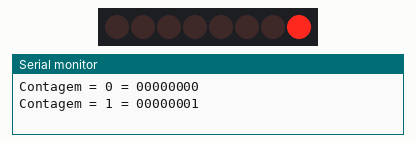
Simulated run of this sketch. Board: Arduino Uno, built with avr-gcc and run on an emulated ATmega328P. On the bench: 8 shift-register outputs drawn as a row of LEDs (first output left, lit = HIGH), the last lines printed to the serial monitor. Wiring (inferred from the names in the program): shift register (74HC595): data pin 5; shift clock pin 7; latch pin 6. Wiring (inferred from the signals the program sends): row of LEDs: on Q0, Q1, Q2, Q3, Q4, Q5, Q6, Q7.

Above: at 0.6 s.
At 5.1 s:
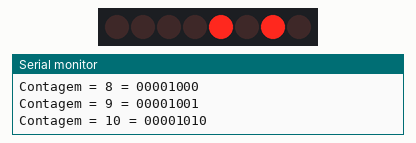
At 10.1 s:
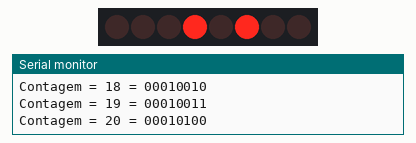
At 19.6 s:
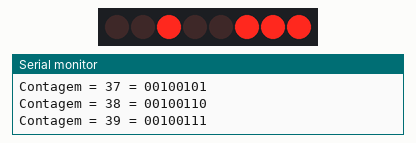
At 29.1 s:
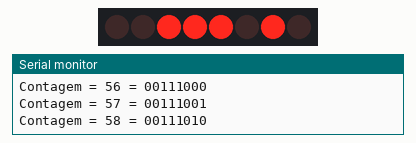
At 39.1 s:
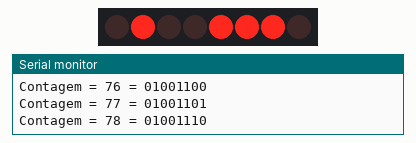
Timing chart, 0 to 40.0 s (numbered marks = the images above):
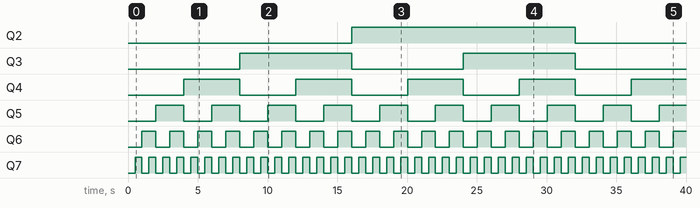

The sketch:

pratica5code2.ino
```cpp
#define pinoClock  7
#define pinoLatch  6
#define pinoData  5

int i,j, temp;
int digitosResto[8];
void setup() {
pinMode(pinoLatch, OUTPUT);
pinMode(pinoClock, OUTPUT);
pinMode(pinoData, OUTPUT);
Serial.begin(9600);


}

void loop()
{

	for(i = 0 ; i <= 255; i++)
	{
		digitalWrite(pinoLatch, LOW);

// envia dados nos pinos de saida a partir do bit menos significa
//tivo da variavel numeroOut no pinoData

		shiftOut(pinoData, pinoClock, LSBFIRST, i);
		Serial.print("Contagem = ");
    Serial.print(i);

		temp = i;// tem eh a variavel temporaria que passara pelo processo de divisoes sucessivas a cada iteracao
    j = 7; //indice dos resto inicial (digito menos significativo)
		Serial.print(" = ");
		while(j != 0)
		{
				digitosResto[j] = temp%2;//registra o resto
				j--;
				temp /= 2;//atualizar o dividendo

		}

		//Imprimindo o numero na base binaria na ordem correta
		for(j = 0; j < 8; j++)
		{
				Serial.print(digitosResto[j]);
		}

		Serial.println();


		digitalWrite(pinoLatch, HIGH);
		delay(500);
	}
}
```

Measured:
- by itself, Q2: LOW → HIGH at 16.0 s, → LOW 16.0 s later
- by itself, Q3: alternates HIGH for 8.0 s and LOW for 8.0 s
- by itself, Q4: alternates HIGH for 4.0 s and LOW for 4.0 s
- by itself, Q5: alternates HIGH for 2.0 s and LOW for 2.0 s
- by itself, Q6: alternates HIGH for 1.0 s and LOW for 1.0 s
- by itself, Q7: alternates HIGH for 0.50 s and LOW for 0.50 s
